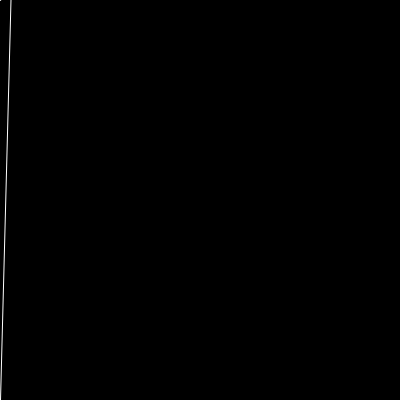
Frame 1 (no input)
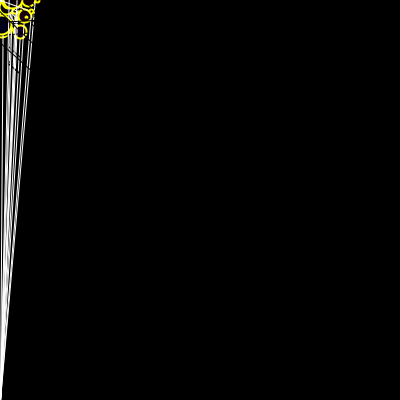
Frame 60 (the mouse pressed at the canvas centre just before this capture)
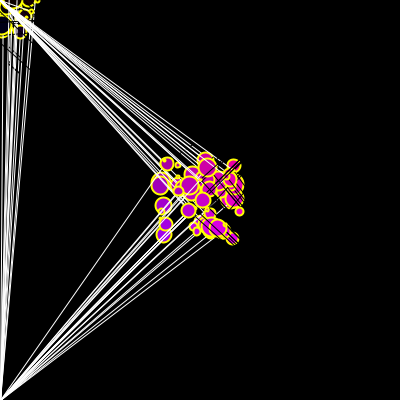
Frame 120 (the mouse held since frame 60 and released just before this capture)

The Processing sketch that drew these frames (run headless with seeded random() and noise(); from frame 60 on, the mouse is pressed at the canvas centre):

// Processing sketch: processing_50150
// ── processing_50150.pde

//Sara Humel
//Copyright 2012


float count=0;


void setup( ) {
  size(400,400);
 background(0,0,0);
}
 
void draw( ) {
  float x= random(mouseX-width/10,mouseX+width/10);
  float y= random(mouseY-width/10,mouseY+width/10);
   if (count%4 == 0) {
      strokeWeight(1);
      stroke(255,255,255);
      line(width-width,width-width,x,y);
      line(width-width,width,x,y);
      stroke(0,0,0);
      line(width,width-width,x,y);
      line(width,width,x,y);
      count++;
  } 
  count++;
  fill(x,0,y);
  strokeWeight(2);
  stroke(255,255,0);
  float d= random(20);
  ellipse(x,y,d,d);
  noStroke();
  fill(255,255,255);
}  

                
                
